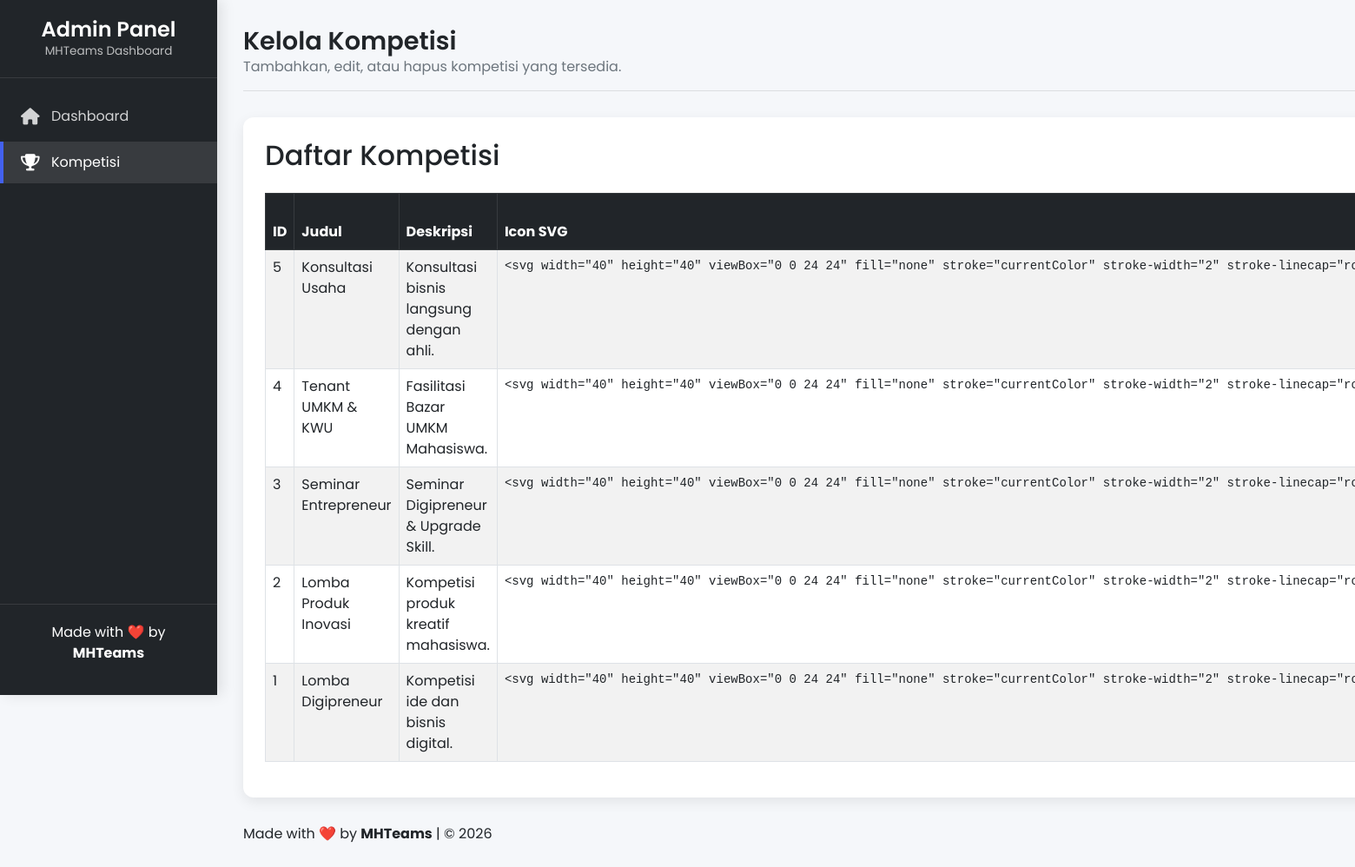
Page /admin/kompetisi.php (signed in) on the committed database.
### tables this page shows
CREATE TABLE kompetisi (
            id INTEGER PRIMARY KEY AUTOINCREMENT,
            judul TEXT NOT NULL,
            deskripsi TEXT NOT NULL,
            icon_svg TEXT NOT NULL,
            kategori TEXT NOT NULL CHECK(kategori IN ('lomba','non-lomba')),
            jenis TEXT,
            registration_link TEXT,
            submission_link TEXT,
            guideline_link TEXT,
            info_link TEXT,
            deadline TEXT,
            prize INTEGER DEFAULT 0,
            contact_person TEXT,
            created_at DATETIME DEFAULT CURRENT_TIMESTAMP
        );

### admin/kompetisi.php (the view, shortened to what this page needs)
<?php
include "../config.php";
$kompetisis = $conn->query("SELECT * FROM kompetisi ORDER BY id DESC")->fetchAll(PDO::FETCH_ASSOC);
?>
<!DOCTYPE html>
<html lang="id">
<head>
    <link href="https://cdn.jsdelivr.net/npm/bootstrap@5.3.0/dist/css/bootstrap.min.css" rel="stylesheet">
    <link rel="stylesheet" href="https://cdnjs.cloudflare.com/ajax/libs/font-awesome/6.5.1/css/all.min.css">
</head>
<body>
<div class="admin-container">
    <div class="sidebar" id="sidebar">
        <div class="sidebar-header">
            <h3>Admin Panel</h3>
            <p>MHTeams Dashboard</p>
        </div>
        <div class="sidebar-menu">
            <ul>
                <li><a href="dashboard.php"><i class="fas fa-home"></i> Dashboard</a></li>
                <li><a href="kompetisi.php" class="active"><i class="fas fa-trophy"></i> Kompetisi</a></li>
            </ul>
        </div>
        <div class="sidebar-footer">
            <p>Made with ❤️ by <strong>MHTeams</strong></p>
        </div>
    </div>
    <div class="main-content">
        <div class="header">
            <div class="welcome-text">
                <h1>Kelola Kompetisi</h1>
                <p>Tambahkan, edit, atau hapus kompetisi yang tersedia.</p>
            </div>
        </div>
        <div class="page-content">
            <div class="d-flex justify-content-between mb-3">
                <h2>Daftar Kompetisi</h2>
            </div>
            <?php if(count($kompetisis) > 0): ?>
            <table class="table table-bordered table-striped">
                <thead class="table-dark">
                    <tr>
                        <th>ID</th>
                        <th>Judul</th>
                        <th>Deskripsi</th>
                        <th>Icon SVG</th>
                    </tr>
                </thead>
                <tbody>
                    <?php foreach($kompetisis as $k): ?>
                    <tr>
                        <td><?= $k['id'] ?></td>
                        <td><?= htmlspecialchars($k['judul']) ?></td>
                        <td><?= htmlspecialchars($k['deskripsi']) ?></td>
                        <td><pre><?= htmlspecialchars($k['icon_svg']) ?></pre></td>
                    </tr>
                    <?php endforeach; ?>
                </tbody>
            </table>
            <?php endif; ?>
        </div>
        <div class="footer mt-4">
            <p>Made with ❤️ by <strong>MHTeams</strong> | © <?= date('Y'); ?></p>
        </div>
    </div>
</div>
</body>
</html>

### admin/kompetisi.php (style rules this page uses)
:root { --primary: #4361ee; --secondary: #3f37c9; --success: #4cc9f0; --danger: #f72585; --warning: #f8961e; --dark: #212529; --light: #f8f9fa; --sidebar-width: 250px; --transition: all 0.3s ease; }
* { margin: 0; padding: 0; box-sizing: border-box; font-family: 'Poppins', sans-serif; }
body { background: #f5f7fa; color: var(--dark); min-height: 100vh; }
.admin-container { display: flex; min-height: 100vh; }
.sidebar { width: var(--sidebar-width); background: var(--dark); color: white; position: fixed; height: 100vh; transition: var(--transition); z-index: 1000; box-shadow: 5px 0 15px rgba(0, 0, 0, 0.1); }
.sidebar-header { padding: 20px; text-align: center; border-bottom: 1px solid rgba(255, 255, 255, 0.1); }
.sidebar-header h3 { font-weight: 600; font-size: 1.5rem; margin: 0; }
.sidebar-header p { font-size: 0.85rem; color: rgba(255, 255, 255, 0.7); margin: 0; }
.sidebar-menu { padding: 20px 0; }
.sidebar-menu ul { list-style: none; padding: 0; }
.sidebar-menu li { margin-bottom: 5px; }
.sidebar-menu a { display: flex; align-items: center; padding: 12px 20px; color: rgba(255, 255, 255, 0.8); text-decoration: none; transition: var(--transition); border-left: 4px solid transparent; }
.sidebar-menu a.active { background: rgba(255, 255, 255, 0.1); color: white; border-left: 4px solid var(--primary); }
.sidebar-menu i { margin-right: 15px; font-size: 1.2rem; width: 20px; text-align: center; }
.sidebar-footer { position: absolute; bottom: 0; width: 100%; padding: 20px; text-align: center; border-top: 1px solid rgba(255, 255, 255, 0.1); }
.main-content { flex: 1; margin-left: var(--sidebar-width); padding: 30px; transition: var(--transition); }
.header { display: flex; justify-content: space-between; align-items: center; margin-bottom: 30px; padding-bottom: 15px; border-bottom: 1px solid rgba(0, 0, 0, 0.1); }
.welcome-text h1 { font-size: 1.8rem; font-weight: 600; margin: 0; }
.welcome-text p { color: #6c757d; margin: 0; }
.page-content { background: white; border-radius: 12px; padding: 25px; box-shadow: 0 5px 15px rgba(0, 0, 0, 0.08); margin-bottom: 30px; }

### rows in the picture
kompetisi: id "5", judul "Konsultasi Usaha", deskripsi "Konsultasi bisnis langsung dengan ahli.", icon_svg "<svg width=\"40\" height=\"40\" viewBox=\"0 0 24 24\" fill=\"none\" stroke=\"currentColor\" stroke-width=\"2\"…"
kompetisi: id "4", judul "Tenant UMKM & KWU", deskripsi "Fasilitasi Bazar UMKM Mahasiswa.", icon_svg "<svg width=\"40\" height=\"40\" viewBox=\"0 0 24 24\" fill=\"none\" stroke=\"currentColor\" stroke-width=\"2\"…"
kompetisi: id "3", judul "Seminar Entrepreneur", deskripsi "Seminar Digipreneur & Upgrade Skill.", icon_svg "<svg width=\"40\" height=\"40\" viewBox=\"0 0 24 24\" fill=\"none\" stroke=\"currentColor\" stroke-width=\"2\"…"
kompetisi: id "2", judul "Lomba Produk Inovasi", deskripsi "Kompetisi produk kreatif mahasiswa.", icon_svg "<svg width=\"40\" height=\"40\" viewBox=\"0 0 24 24\" fill=\"none\" stroke=\"currentColor\" stroke-width=\"2\"…"
kompetisi: id "1", judul "Lomba Digipreneur", deskripsi "Kompetisi ide dan bisnis digital.", icon_svg "<svg width=\"40\" height=\"40\" viewBox=\"0 0 24 24\" fill=\"none\" stroke=\"currentColor\" stroke-width=\"2\"…"
